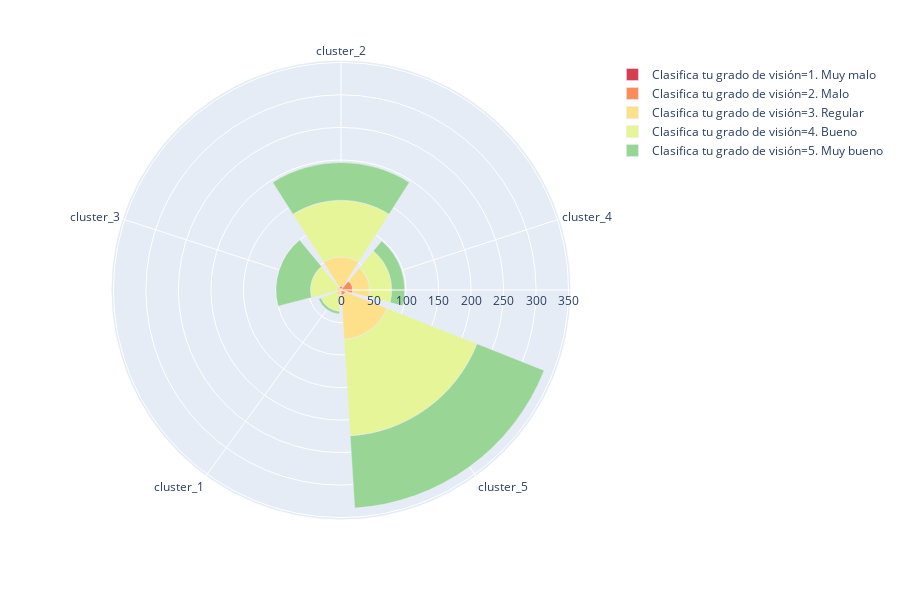
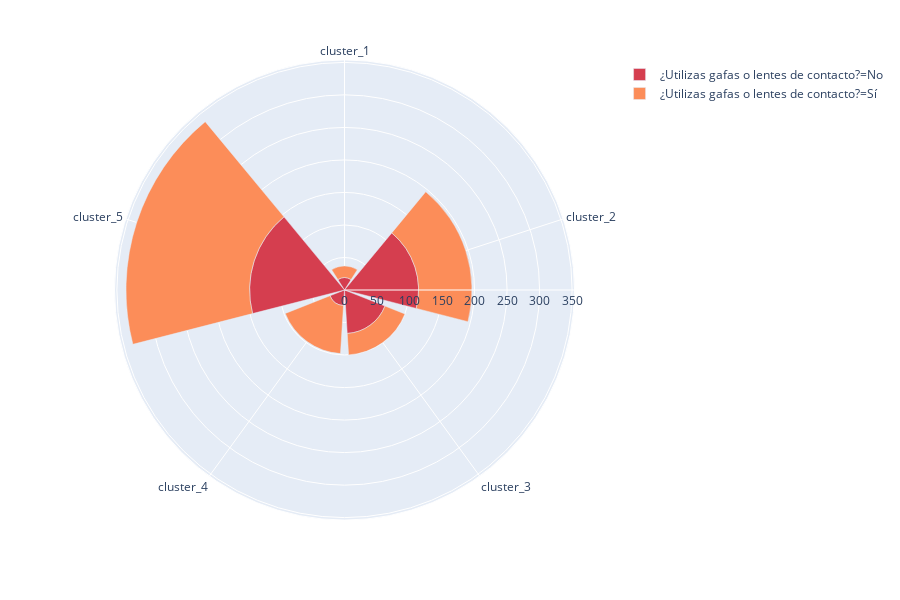
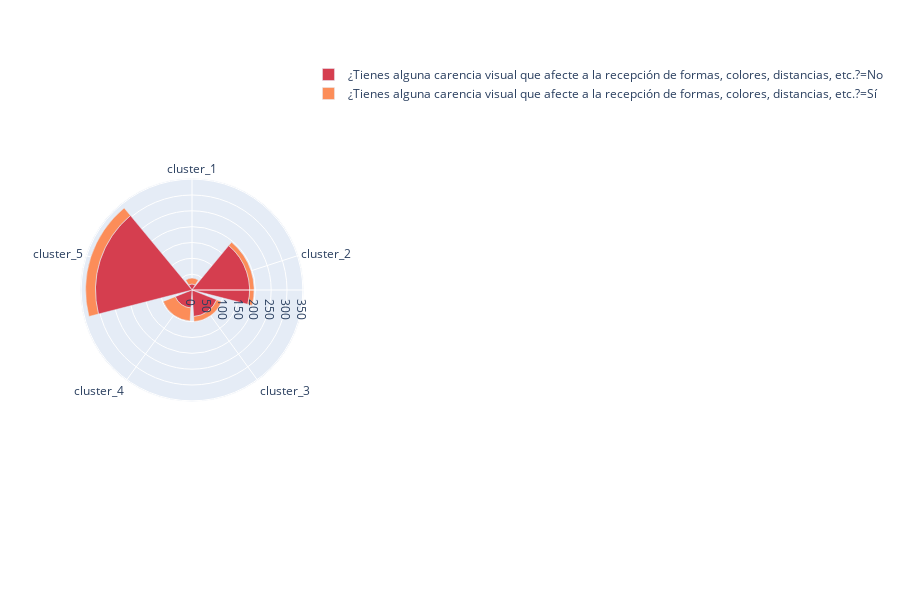
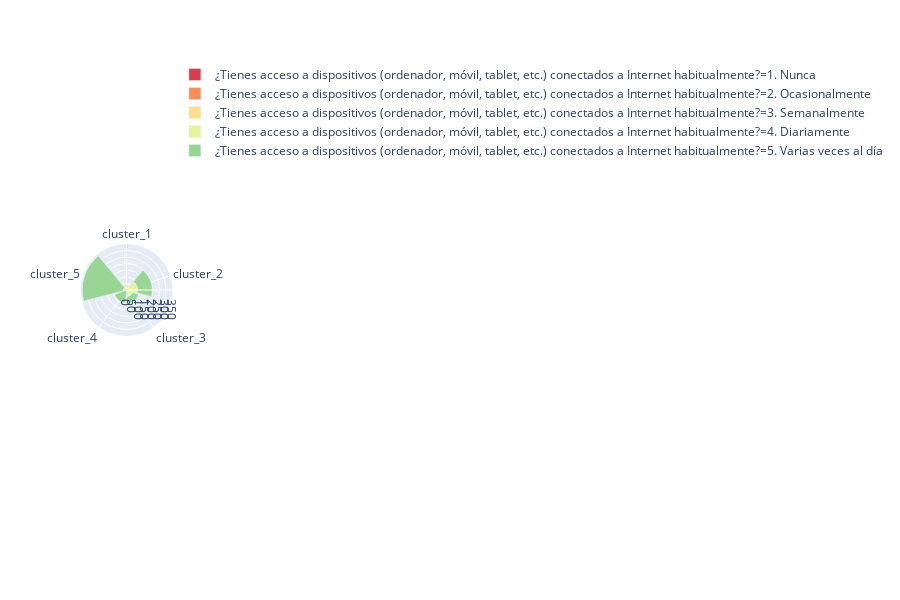

The notebook cell these images were saved under, in order:
### Code cell
compare_reception_images_by_prosume_clusters_esp(dataframe_with_clusters_esp)

### Figure 1 — Plotly figure (JSON) as saved in the notebook; plotly's stock layout.template omitted (floating-point values rounded to 4 significant figures)
{"data": [{"hovertemplate": "Clasifica tu grado de visión=1. Muy malo<br>counts=%{r}<br>prosume_cluster=%{theta}<extra></extra>", "legendgroup": "Clasifica tu grado de visión=1. Muy malo", "marker": {"color": "rgb(213,62,79)"}, "name": "Clasifica tu grado de visión=1. Muy malo", "r": [2, 2], "showlegend": true, "theta": ["cluster_2", "cluster_4"], "type": "barpolar", "uid": "66fb9d10-ab79-4aa6-83cc-2be5da12c47e"}, {"hovertemplate": "Clasifica tu grado de visión=2. Malo<br>counts=%{r}<br>prosume_cluster=%{theta}<extra></extra>", "legendgroup": "Clasifica tu grado de visión=2. Malo", "marker": {"color": "rgb(252,141,89)"}, "name": "Clasifica tu grado de visión=2. Malo", "r": [4, 16, 8], "showlegend": true, "theta": ["cluster_2", "cluster_4", "cluster_5"], "type": "barpolar", "uid": "80e64b10-cb0a-4c5f-ba53-13846f867e56"}, {"hovertemplate": "Clasifica tu grado de visión=3. Regular<br>counts=%{r}<br>prosume_cluster=%{theta}<extra></extra>", "legendgroup": "Clasifica tu grado de visión=3. Regular", "marker": {"color": "rgb(254,224,139)"}, "name": "Clasifica tu grado de visión=3. Regular", "r": [9, 45, 7, 26, 68], "showlegend": true, "theta": ["cluster_1", "cluster_2", "cluster_3", "cluster_4", "cluster_5"], "type": "barpolar", "uid": "23087c5a-a003-46f0-8d4d-ab035941638b"}, {"hovertemplate": "Clasifica tu grado de visión=4. Bueno<br>counts=%{r}<br>prosume_cluster=%{theta}<extra></extra>", "legendgroup": "Clasifica tu grado de visión=4. Bueno", "marker": {"color": "rgb(230,245,152)"}, "name": "Clasifica tu grado de visión=4. Bueno", "r": [24, 87, 40, 34, 149], "showlegend": true, "theta": ["cluster_1", "cluster_2", "cluster_3", "cluster_4", "cluster_5"], "type": "barpolar", "uid": "f25271bb-788a-4c25-8306-d73e77fd703c"}, {"hovertemplate": "Clasifica tu grado de visión=5. Muy bueno<br>counts=%{r}<br>prosume_cluster=%{theta}<extra></extra>", "legendgroup": "Clasifica tu grado de visión=5. Muy bueno", "marker": {"color": "rgb(153,213,148)"}, "name": "Clasifica tu grado de visión=5. Muy bueno", "r": [4, 58, 53, 20, 111], "showlegend": true, "theta": ["cluster_1", "cluster_2", "cluster_3", "cluster_4", "cluster_5"], "type": "barpolar", "uid": "a41782bf-8a35-4cbd-9568-1a2c35690f87"}], "layout": {"barmode": "group", "barnorm": "", "height": 600, "legend": {"tracegroupgap": 0}, "margin": {"t": 60}, "polar": {"angularaxis": {"direction": "clockwise", "rotation": 90}}}}

### Figure 2 — Plotly figure (JSON) as saved in the notebook; plotly's stock layout.template omitted (floating-point values rounded to 4 significant figures)
{"data": [{"hovertemplate": "¿Utilizas gafas o lentes de contacto?=No<br>counts=%{r}<br>prosume_cluster=%{theta}<extra></extra>", "legendgroup": "¿Utilizas gafas o lentes de contacto?=No", "marker": {"color": "rgb(213,62,79)"}, "name": "¿Utilizas gafas o lentes de contacto?=No", "r": [19, 114, 67, 24, 146], "showlegend": true, "theta": ["cluster_1", "cluster_2", "cluster_3", "cluster_4", "cluster_5"], "type": "barpolar", "uid": "0c1837cc-74a5-4efe-afd5-cad9efd9ce15"}, {"hovertemplate": "¿Utilizas gafas o lentes de contacto?=Sí<br>counts=%{r}<br>prosume_cluster=%{theta}<extra></extra>", "legendgroup": "¿Utilizas gafas o lentes de contacto?=Sí", "marker": {"color": "rgb(252,141,89)"}, "name": "¿Utilizas gafas o lentes de contacto?=Sí", "r": [18, 82, 33, 74, 190], "showlegend": true, "theta": ["cluster_1", "cluster_2", "cluster_3", "cluster_4", "cluster_5"], "type": "barpolar", "uid": "ff6fd878-7de5-4d70-8c7d-6f00807637a0"}], "layout": {"barmode": "group", "barnorm": "", "height": 600, "legend": {"tracegroupgap": 0}, "margin": {"t": 60}, "polar": {"angularaxis": {"direction": "clockwise", "rotation": 90}}}}

### Figure 3 — Plotly figure (JSON) as saved in the notebook; plotly's stock layout.template omitted (floating-point values rounded to 4 significant figures)
{"data": [{"hovertemplate": "¿Tienes alguna carencia visual que afecte a la recepción de formas, colores, distancias, etc.?=No<br>counts=%{r}<br>prosume_cluster=%{theta}<extra></extra>", "legendgroup": "¿Tienes alguna carencia visual que afecte a la recepción de formas, colores, distancias, etc.?=No", "marker": {"color": "rgb(213,62,79)"}, "name": "¿Tienes alguna carencia visual que afecte a la recepción de formas, colores, distancias, etc.?=No", "r": [19, 182, 84, 57, 305], "showlegend": true, "theta": ["cluster_1", "cluster_2", "cluster_3", "cluster_4", "cluster_5"], "type": "barpolar", "uid": "91885e31-ffa5-4cfb-86a5-658fcc0e4b7f"}, {"hovertemplate": "¿Tienes alguna carencia visual que afecte a la recepción de formas, colores, distancias, etc.?=Sí<br>counts=%{r}<br>prosume_cluster=%{theta}<extra></extra>", "legendgroup": "¿Tienes alguna carencia visual que afecte a la recepción de formas, colores, distancias, etc.?=Sí", "marker": {"color": "rgb(252,141,89)"}, "name": "¿Tienes alguna carencia visual que afecte a la recepción de formas, colores, distancias, etc.?=Sí", "r": [18, 14, 16, 41, 31], "showlegend": true, "theta": ["cluster_1", "cluster_2", "cluster_3", "cluster_4", "cluster_5"], "type": "barpolar", "uid": "711ecdc5-dd1d-46ef-a215-7451e89d50df"}], "layout": {"barmode": "group", "barnorm": "", "height": 600, "legend": {"tracegroupgap": 0}, "margin": {"t": 60}, "polar": {"angularaxis": {"direction": "clockwise", "rotation": 90}}}}

### Figure 4 — Plotly figure (JSON) as saved in the notebook; plotly's stock layout.template omitted (floating-point values rounded to 4 significant figures)
{"data": [{"hovertemplate": "¿Tienes acceso a dispositivos (ordenador, móvil, tablet, etc.) conectados a Internet habitualmente?=1. Nunca<br>counts=%{r}<br>prosume_cluster=%{theta}<extra></extra>", "legendgroup": "¿Tienes acceso a dispositivos (ordenador, móvil, tablet, etc.) conectados a Internet habitualmente?=1. Nunca", "marker": {"color": "rgb(213,62,79)"}, "name": "¿Tienes acceso a dispositivos (ordenador, móvil, tablet, etc.) conectados a Internet habitualmente?=1. Nunca", "r": [1], "showlegend": true, "theta": ["cluster_1"], "type": "barpolar", "uid": "d7db212b-e8ee-4a4a-a437-49707e84d2cc"}, {"hovertemplate": "¿Tienes acceso a dispositivos (ordenador, móvil, tablet, etc.) conectados a Internet habitualmente?=2. Ocasionalmente<br>counts=%{r}<br>prosume_cluster=%{theta}<extra></extra>", "legendgroup": "¿Tienes acceso a dispositivos (ordenador, móvil, tablet, etc.) conectados a Internet habitualmente?=2. Ocasionalmente", "marker": {"color": "rgb(252,141,89)"}, "name": "¿Tienes acceso a dispositivos (ordenador, móvil, tablet, etc.) conectados a Internet habitualmente?=2. Ocasionalmente", "r": [4, 4], "showlegend": true, "theta": ["cluster_1", "cluster_2"], "type": "barpolar", "uid": "f3400c4f-f642-4a97-bc0e-899a3d674dab"}, {"hovertemplate": "¿Tienes acceso a dispositivos (ordenador, móvil, tablet, etc.) conectados a Internet habitualmente?=3. Semanalmente<br>counts=%{r}<br>prosume_cluster=%{theta}<extra></extra>", "legendgroup": "¿Tienes acceso a dispositivos (ordenador, móvil, tablet, etc.) conectados a Internet habitualmente?=3. Semanalmente", "marker": {"color": "rgb(254,224,139)"}, "name": "¿Tienes acceso a dispositivos (ordenador, móvil, tablet, etc.) conectados a Internet habitualmente?=3. Semanalmente", "r": [15, 9, 4], "showlegend": true, "theta": ["cluster_1", "cluster_2", "cluster_3"], "type": "barpolar", "uid": "d83af31d-6b48-474d-8132-92438ec9c441"}, {"hovertemplate": "¿Tienes acceso a dispositivos (ordenador, móvil, tablet, etc.) conectados a Internet habitualmente?=4. Diariamente<br>counts=%{r}<br>prosume_cluster=%{theta}<extra></extra>", "legendgroup": "¿Tienes acceso a dispositivos (ordenador, móvil, tablet, etc.) conectados a Internet habitualmente?=4. Diariamente", "marker": {"color": "rgb(230,245,152)"}, "name": "¿Tienes acceso a dispositivos (ordenador, móvil, tablet, etc.) conectados a Internet habitualmente?=4. Diariamente", "r": [16, 71, 47, 10, 26], "showlegend": true, "theta": ["cluster_1", "cluster_2", "cluster_3", "cluster_4", "cluster_5"], "type": "barpolar", "uid": "5baf55e5-1ebd-496a-a675-e532e2387f87"}, {"hovertemplate": "¿Tienes acceso a dispositivos (ordenador, móvil, tablet, etc.) conectados a Internet habitualmente?=5. Varias veces al día<br>counts=%{r}<br>prosume_cluster=%{theta}<extra></extra>", "legendgroup": "¿Tienes acceso a dispositivos (ordenador, móvil, tablet, etc.) conectados a Internet habitualmente?=5. Varias veces al día", "marker": {"color": "rgb(153,213,148)"}, "name": "¿Tienes acceso a dispositivos (ordenador, móvil, tablet, etc.) conectados a Internet habitualmente?=5. Varias veces al día", "r": [1, 112, 49, 88, 310], "showlegend": true, "theta": ["cluster_1", "cluster_2", "cluster_3", "cluster_4", "cluster_5"], "type": "barpolar", "uid": "d858f0e8-1fc6-4a5a-a806-80db2f5124a6"}], "layout": {"barmode": "group", "barnorm": "", "height": 600, "legend": {"tracegroupgap": 0}, "margin": {"t": 60}, "polar": {"angularaxis": {"direction": "clockwise", "rotation": 90}}}}
